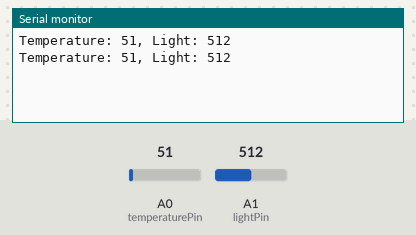
Bench run of a sketch on a simulated Arduino Uno, built with avr-gcc and run on an emulated ATmega328P. On the bench: the last lines printed to the serial monitor. The inputs (shaded band) are chosen by the test bench; at power-on: A0 (temperaturePin) = 51, A1 (lightPin) = 512.

Above: at 1.8 s.
1.9 s: A0 (temperaturePin) set to 61
At 2.3 s:
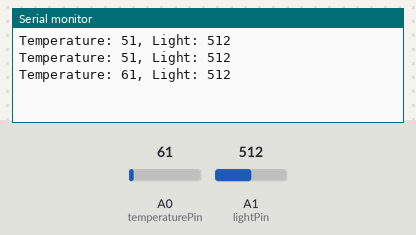
3.4 s: A1 (lightPin) set to 716
At 4.7 s:
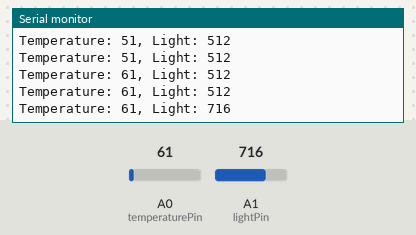
4.9 s: A0 (temperaturePin) set to 71
At 5.8 s:
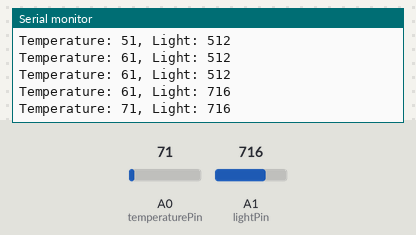
6.4 s: A1 (lightPin) set to 900
At 7.5 s:
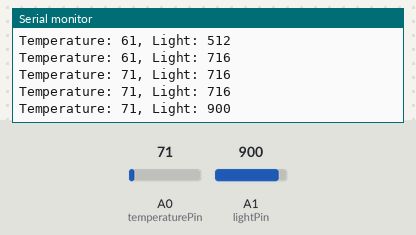
Timing chart, 0 to 8.9 s (numbered marks = the images above; inputs shaded):
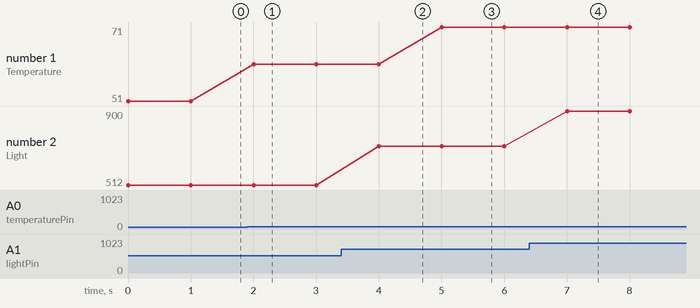

The sketch:

arduino_sensorsTL_gui.ino
```cpp
const int temperaturePin = A0;  // Analog pin for temperature sensor
const int lightPin = A1;        // Analog pin for light sensor

void setup() {
  Serial.begin(9600);  // Start serial communication at 9600 baud
}

void loop() {
  int temperatureReading = analogRead(temperaturePin);
  int lightReading = analogRead(lightPin);

  Serial.print("Temperature: ");
  Serial.print(temperatureReading);
  Serial.print(", Light: ");
  Serial.println(lightReading);

  delay(1000);  // Wait for a second before the next reading
}
```

Measured:
- after the input at 1.9 s, the serial monitor: prints a new line after 0.10 s (image 1)
- after the input at 3.4 s, the serial monitor: prints a new line after 0.60 s (image 2)
- after the input at 4.9 s, the serial monitor: prints a new line after 0.10 s (image 3)
- after the input at 6.4 s, the serial monitor: prints a new line after 0.61 s (image 4)
- plotted number 1: 51 → 61 after the input at 1.9 s, 61 → 71 after the input at 4.9 s
- plotted number 2: 512 → 716 after the input at 3.4 s, 716 → 900 after the input at 6.4 s
